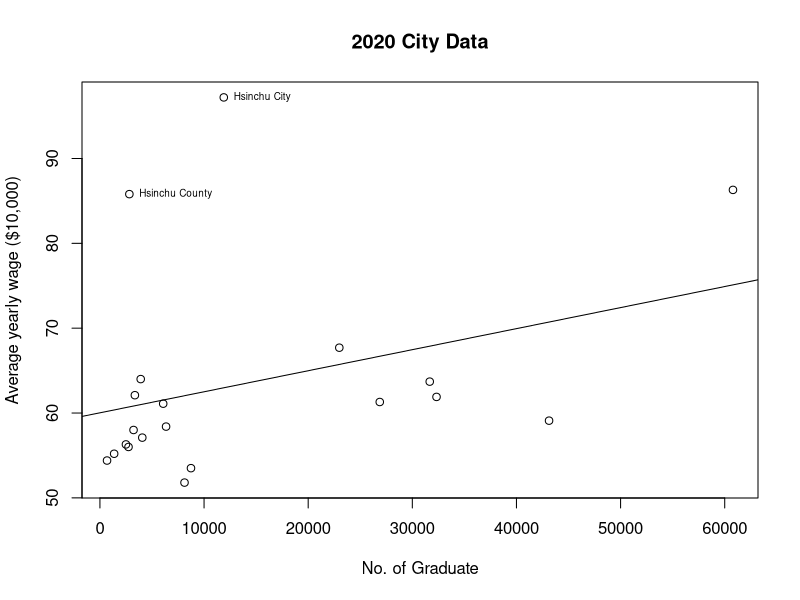

Reproduce this figure in R.
## ---- chunk 1
library(knitr)
library(readxl)
## ---- chunk 2
rawGraduate <- read_excel("109cityu.xls")
rawWage <- read_excel("workplaceWageCity.xlsx")
## ---- chunk 3
CITY <- cbind(rawWage["...1"], rawWage["109"], rawGraduate$...10[5:24])
colnames(CITY) <- c("city", "wage109", "graduate109")
CITY$graduate109 <- as.numeric(CITY$graduate109)
## ---- chunk 4
slr <- lm(CITY$wage109 ~ CITY$graduate109, )
summary(slr)
## ---- chunk 5
plot(CITY$graduate109, CITY$wage109, main="2020 City Data", xlab="No. of Graduate", ylab="Average yearly wage ($10,000)")
text(CITY$graduate109[c(8,19)], CITY$wage109[c(8,19)], labels = c("Hsinchu County", "Hsinchu City"), cex = 0.6, pos = 4)
abline(slr)
